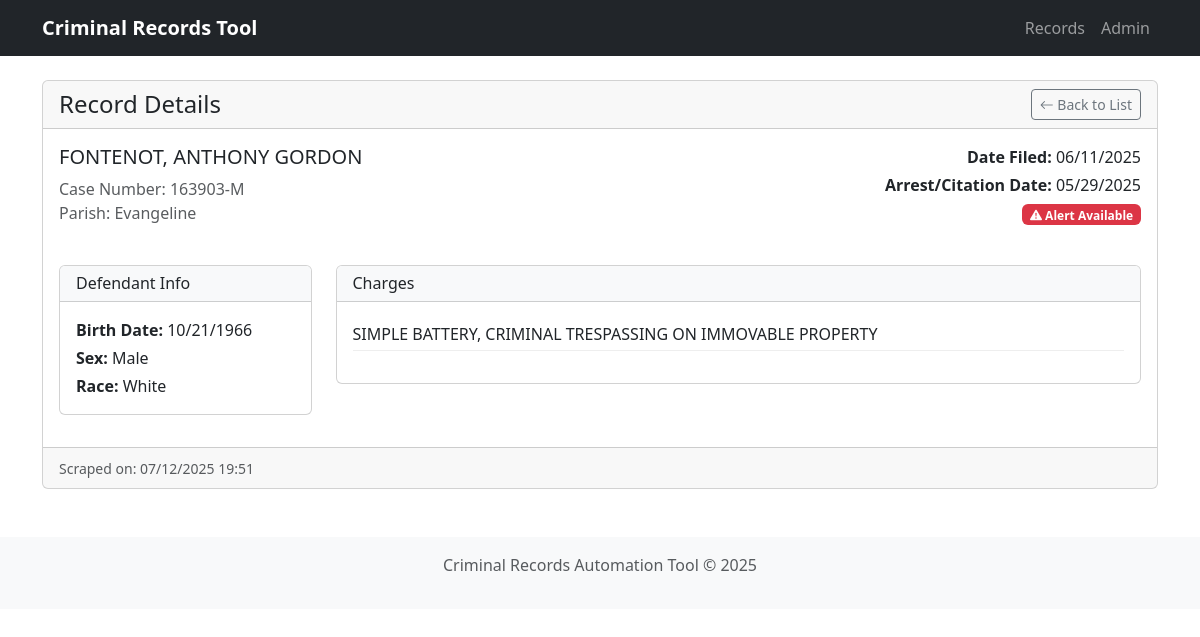
Screenshot of /3/ with the database file from the repository.
### scraper/models.py (models this page shows, shortened)
class CriminalRecord(models.Model):
    SEX_CHOICES = [
        ('M', 'Male'),
        ('F', 'Female'),
        ('U', 'Unknown'),
    ]
    RACE_CHOICES = [
        ('W', 'White'),
        ('B', 'Black'),
        ('H', 'Hispanic'),
        ('A', 'Asian'),
        ('U', 'Unknown'),
    ]
    defendant_name = models.CharField(max_length=255)
    birth_date = models.DateField(null=True, blank=True)
    sex = models.CharField(max_length=1, choices=SEX_CHOICES, default='U')
    race = models.CharField(max_length=1, choices=RACE_CHOICES, default='U')
    case_number = models.CharField(max_length=50, unique=True, validators=[MinLengthValidator(5)])
    date_filed = models.DateField()
    charges = models.TextField()
    arrest_citation_date = models.DateField(null=True, blank=True)
    parish = models.CharField(max_length=100)
    alert_available = models.BooleanField(default=False)
    scraped_timestamp = models.DateTimeField(auto_now_add=True)
    class Meta:
        ordering = ['-date_filed']
        indexes = [
            models.Index(fields=['defendant_name']),
            models.Index(fields=['case_number']),
            models.Index(fields=['parish']),
        ]

### scraper/views.py (the view)
# urls.py: path('<int:pk>/', views.record_detail, name='record_detail'),
def record_detail(request, pk):
    record = get_object_or_404(CriminalRecord, pk=pk)
    charges_list = record.charges.split('\n') if record.charges else []
    context = {
        'record': record,
        'charges_list': charges_list,
    }
    return render(request, 'scraper/record_detail.html', context)

### scraper/templates/scraper/record_detail.html
{% extends "scraper/base.html" %}
{% block content %}
<div class="card">
    <div class="card-header d-flex justify-content-between align-items-center">
        <h4 class="mb-0">Record Details</h4>
        <a href="{% url 'scraper:record_list' %}" class="btn btn-sm btn-outline-secondary">
            <i class="bi bi-arrow-left"></i> Back to List
        </a>
    </div>
    <div class="card-body">
        <div class="row mb-4">
            <div class="col-md-6">
                <h5>{{ record.defendant_name }}</h5>
                <p class="text-muted mb-0">Case Number: {{ record.case_number }}</p>
                <p class="text-muted">Parish: {{ record.parish }}</p>
            </div>
            <div class="col-md-6 text-end">
                <p class="mb-1"><strong>Date Filed:</strong> {{ record.date_filed|date:"m/d/Y" }}</p>
                {% if record.arrest_citation_date %}
                    <p class="mb-1"><strong>Arrest/Citation Date:</strong> {{ record.arrest_citation_date|date:"m/d/Y" }}</p>
                {% endif %}
                {% if record.alert_available %}
                    <span class="badge bg-danger"><i class="bi bi-exclamation-triangle-fill"></i> Alert Available</span>
                {% endif %}
            </div>
        </div>
        <div class="row">
            <div class="col-md-3">
                <div class="card mb-3">
                    <div class="card-header bg-light">
                        <h6 class="mb-0">Defendant Info</h6>
                    </div>
                    <div class="card-body">
                        <p class="mb-1"><strong>Birth Date:</strong> {{ record.birth_date|date:"m/d/Y"|default:"Unknown" }}</p>
                        <p class="mb-1"><strong>Sex:</strong> {{ record.get_sex_display }}</p>
                        <p class="mb-0"><strong>Race:</strong> {{ record.get_race_display }}</p>
                    </div>
                </div>
            </div>
            <div class="col-md-9">
                <div class="card">
                    <div class="card-header bg-light">
                        <h6 class="mb-0">Charges</h6>
                    </div>
                    <div class="card-body">
                        {% if charges_list %}
                            <ul class="charges-list">
                                {% for charge in charges_list %}
                                    <li>{{ charge }}</li>
                                {% endfor %}
                            </ul>
                        {% else %}
                            <p class="text-muted">No charges listed</p>
                        {% endif %}
                    </div>
                </div>
            </div>
        </div>
    </div>
    <div class="card-footer text-muted">
        <small>Scraped on: {{ record.scraped_timestamp|date:"m/d/Y H:i" }}</small>
    </div>
</div>
{% endblock %}

### scraper/templates/scraper/base.html (style rules this page uses)
.charges-list { list-style-type: none; padding-left: 0; }
.charges-list li { padding: 0.25rem 0; border-bottom: 1px solid #eee; }

### rows the page displays
CriminalRecord: defendant_name "FONTENOT, ANTHONY GORDON", case_number "163903-M", parish "Evangeline", date_filed "06/11/2025", arrest_citation_date "05/29/2025", birth_date "10/21/1966", sex "Male", race "White", charges_list "SIMPLE BATTERY, CRIMINAL TRESPASSING ON IMMOVABLE PROPERTY", scraped_timestamp "07/12/2025 19:51"
